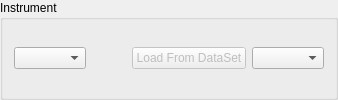
    <widget class="QGroupBox" name="groupBox_5">
     <property name="title">
      <string>Instrument</string>
     </property>
     <layout class="QHBoxLayout" name="horizontalLayout_25">
      <item>
       <widget class="QComboBox" name="instrument_comboBox">
        <property name="toolTip">
         <string>Instrument for prediction</string>
        </property>
        <property name="statusTip">
         <string>Instrument for prediction</string>
        </property>
       </widget>
      </item>
      <item>
       <spacer name="horizontalSpacer">
        <property name="orientation">
         <enum>Qt::Horizontal</enum>
        </property>
        <property name="sizeHint" stdset="0">
         <size>
          <width>40</width>
          <height>20</height>
         </size>
        </property>
       </spacer>
      </item>
      <item>
       <widget class="QPushButton" name="load_dataset_pushButton">
        <property name="enabled">
         <bool>false</bool>
        </property>
        <property name="toolTip">
         <string>Load from Dataset</string>
        </property>
        <property name="statusTip">
         <string>Load from Dataset</string>
        </property>
        <property name="text">
         <string>Load From DataSet</string>
        </property>
       </widget>
      </item>
      <item>
       <widget class="QComboBox" name="DataSet_combo_box">
        <property name="toolTip">
         <string>Select dataset</string>
        </property>
        <property name="statusTip">
         <string>Select dataset</string>
        </property>
       </widget>
      </item>
     </layout>
    </widget>
